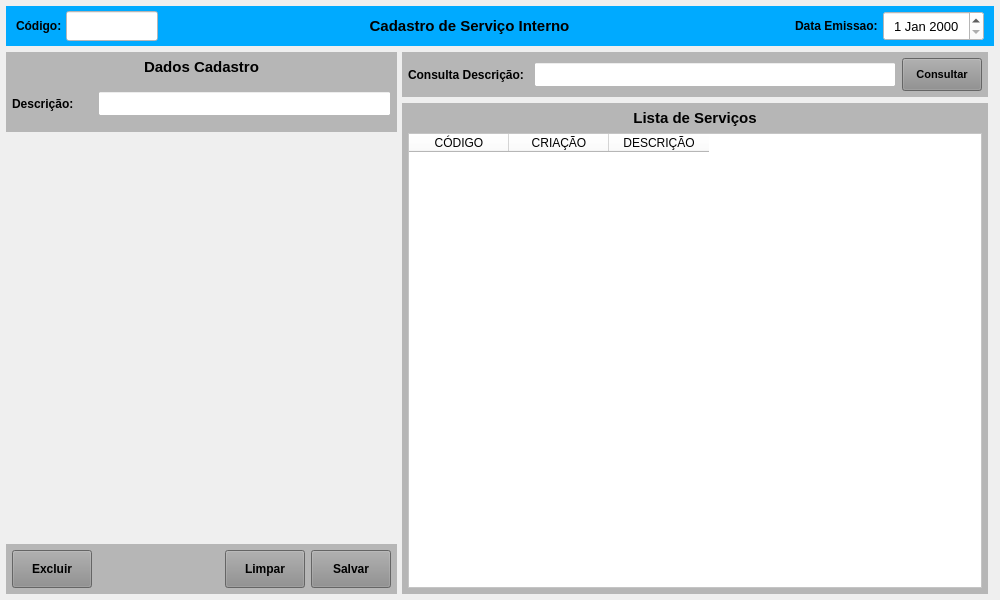
<?xml version="1.0" encoding="UTF-8"?>
<ui version="4.0">
 <class>MainWindow</class>
 <widget class="QMainWindow" name="MainWindow">
  <property name="geometry">
   <rect>
    <x>0</x>
    <y>0</y>
    <width>1000</width>
    <height>600</height>
   </rect>
  </property>
  <property name="windowTitle">
   <string>Cadastro de Serviço Interno</string>
  </property>
  <property name="styleSheet">
   <string notr="true"/>
  </property>
  <widget class="QWidget" name="centralwidget">
   <layout class="QVBoxLayout" name="verticalLayout">
    <property name="spacing">
     <number>6</number>
    </property>
    <property name="leftMargin">
     <number>6</number>
    </property>
    <property name="topMargin">
     <number>6</number>
    </property>
    <property name="rightMargin">
     <number>6</number>
    </property>
    <property name="bottomMargin">
     <number>6</number>
    </property>
    <item>
     <widget class="QWidget" name="widget" native="true">
      <property name="minimumSize">
       <size>
        <width>0</width>
        <height>40</height>
       </size>
      </property>
      <property name="maximumSize">
       <size>
        <width>16777215</width>
        <height>40</height>
       </size>
      </property>
      <property name="styleSheet">
       <string notr="true">background-color: rgb(0, 170, 255);</string>
      </property>
      <layout class="QHBoxLayout" name="horizontalLayout">
       <property name="spacing">
        <number>2</number>
       </property>
       <property name="leftMargin">
        <number>10</number>
       </property>
       <property name="topMargin">
        <number>5</number>
       </property>
       <property name="rightMargin">
        <number>10</number>
       </property>
       <property name="bottomMargin">
        <number>5</number>
       </property>
       <item>
        <widget class="QLabel" name="label_4">
         <property name="minimumSize">
          <size>
           <width>48</width>
           <height>0</height>
          </size>
         </property>
         <property name="maximumSize">
          <size>
           <width>48</width>
           <height>16777215</height>
          </size>
         </property>
         <property name="font">
          <font>
           <pointsize>9</pointsize>
           <weight>75</weight>
           <bold>true</bold>
          </font>
         </property>
         <property name="styleSheet">
          <string notr="true"/>
         </property>
         <property name="text">
          <string>Código:</string>
         </property>
         <property name="alignment">
          <set>Qt::AlignLeading|Qt::AlignLeft|Qt::AlignVCenter</set>
         </property>
        </widget>
       </item>
       <item>
        <widget class="QLineEdit" name="line_Num">
         <property name="sizePolicy">
          <sizepolicy hsizetype="Preferred" vsizetype="Preferred">
           <horstretch>0</horstretch>
           <verstretch>0</verstretch>
          </sizepolicy>
         </property>
         <property name="minimumSize">
          <size>
           <width>92</width>
           <height>0</height>
          </size>
         </property>
         <property name="maximumSize">
          <size>
           <width>92</width>
           <height>16777215</height>
          </size>
         </property>
         <property name="font">
          <font>
           <pointsize>12</pointsize>
          </font>
         </property>
         <property name="styleSheet">
          <string notr="true">background-color: rgb(255, 255, 255);</string>
         </property>
         <property name="inputMask">
          <string/>
         </property>
         <property name="text">
          <string/>
         </property>
         <property name="frame">
          <bool>true</bool>
         </property>
         <property name="echoMode">
          <enum>QLineEdit::Normal</enum>
         </property>
         <property name="alignment">
          <set>Qt::AlignCenter</set>
         </property>
         <property name="dragEnabled">
          <bool>false</bool>
         </property>
         <property name="placeholderText">
          <string/>
         </property>
        </widget>
       </item>
       <item>
        <widget class="QLabel" name="label_13">
         <property name="sizePolicy">
          <sizepolicy hsizetype="Preferred" vsizetype="Preferred">
           <horstretch>0</horstretch>
           <verstretch>0</verstretch>
          </sizepolicy>
         </property>
         <property name="minimumSize">
          <size>
           <width>0</width>
           <height>0</height>
          </size>
         </property>
         <property name="font">
          <font>
           <pointsize>11</pointsize>
           <weight>75</weight>
           <bold>true</bold>
          </font>
         </property>
         <property name="styleSheet">
          <string notr="true"/>
         </property>
         <property name="text">
          <string>Cadastro de Serviço Interno</string>
         </property>
         <property name="alignment">
          <set>Qt::AlignCenter</set>
         </property>
        </widget>
       </item>
       <item>
        <widget class="QLabel" name="label_11">
         <property name="sizePolicy">
          <sizepolicy hsizetype="Preferred" vsizetype="Preferred">
           <horstretch>0</horstretch>
           <verstretch>0</verstretch>
          </sizepolicy>
         </property>
         <property name="minimumSize">
          <size>
           <width>100</width>
           <height>0</height>
          </size>
         </property>
         <property name="maximumSize">
          <size>
           <width>100</width>
           <height>16777215</height>
          </size>
         </property>
         <property name="font">
          <font>
           <pointsize>9</pointsize>
           <weight>75</weight>
           <bold>true</bold>
          </font>
         </property>
         <property name="styleSheet">
          <string notr="true"/>
         </property>
         <property name="text">
          <string>Data Emissao: </string>
         </property>
         <property name="alignment">
          <set>Qt::AlignRight|Qt::AlignTrailing|Qt::AlignVCenter</set>
         </property>
        </widget>
       </item>
       <item>
        <widget class="QDateEdit" name="date_Emissao">
         <property name="sizePolicy">
          <sizepolicy hsizetype="Preferred" vsizetype="Preferred">
           <horstretch>0</horstretch>
           <verstretch>0</verstretch>
          </sizepolicy>
         </property>
         <property name="minimumSize">
          <size>
           <width>101</width>
           <height>0</height>
          </size>
         </property>
         <property name="maximumSize">
          <size>
           <width>101</width>
           <height>16777215</height>
          </size>
         </property>
         <property name="font">
          <font>
           <pointsize>10</pointsize>
          </font>
         </property>
         <property name="styleSheet">
          <string notr="true">background-color: rgb(255, 255, 255);</string>
         </property>
         <property name="alignment">
          <set>Qt::AlignCenter</set>
         </property>
        </widget>
       </item>
      </layout>
     </widget>
    </item>
    <item>
     <widget class="QWidget" name="widget_2" native="true">
      <property name="styleSheet">
       <string notr="true"/>
      </property>
      <layout class="QHBoxLayout" name="horizontalLayout_3">
       <property name="spacing">
        <number>5</number>
       </property>
       <property name="leftMargin">
        <number>0</number>
       </property>
       <property name="topMargin">
        <number>0</number>
       </property>
       <property name="rightMargin">
        <number>0</number>
       </property>
       <property name="bottomMargin">
        <number>0</number>
       </property>
       <item>
        <widget class="QWidget" name="widget_4" native="true">
         <property name="minimumSize">
          <size>
           <width>391</width>
           <height>0</height>
          </size>
         </property>
         <property name="maximumSize">
          <size>
           <width>391</width>
           <height>16777215</height>
          </size>
         </property>
         <property name="styleSheet">
          <string notr="true"/>
         </property>
         <layout class="QVBoxLayout" name="verticalLayout_2">
          <property name="spacing">
           <number>5</number>
          </property>
          <property name="leftMargin">
           <number>0</number>
          </property>
          <property name="topMargin">
           <number>0</number>
          </property>
          <property name="rightMargin">
           <number>0</number>
          </property>
          <property name="bottomMargin">
           <number>0</number>
          </property>
          <item>
           <widget class="QWidget" name="widget_6" native="true">
            <property name="minimumSize">
             <size>
              <width>0</width>
              <height>80</height>
             </size>
            </property>
            <property name="maximumSize">
             <size>
              <width>16777215</width>
              <height>80</height>
             </size>
            </property>
            <property name="styleSheet">
             <string notr="true">background-color: rgb(182, 182, 182);</string>
            </property>
            <layout class="QVBoxLayout" name="verticalLayout_3">
             <property name="leftMargin">
              <number>6</number>
             </property>
             <property name="topMargin">
              <number>6</number>
             </property>
             <property name="rightMargin">
              <number>6</number>
             </property>
             <property name="bottomMargin">
              <number>6</number>
             </property>
             <item>
              <widget class="QLabel" name="label_2">
               <property name="minimumSize">
                <size>
                 <width>0</width>
                 <height>18</height>
                </size>
               </property>
               <property name="maximumSize">
                <size>
                 <width>16777215</width>
                 <height>18</height>
                </size>
               </property>
               <property name="font">
                <font>
                 <pointsize>11</pointsize>
                 <weight>75</weight>
                 <bold>true</bold>
                </font>
               </property>
               <property name="text">
                <string>Dados Cadastro</string>
               </property>
               <property name="alignment">
                <set>Qt::AlignCenter</set>
               </property>
              </widget>
             </item>
             <item>
              <widget class="QWidget" name="widget_8" native="true">
               <layout class="QHBoxLayout" name="horizontalLayout_4">
                <property name="leftMargin">
                 <number>0</number>
                </property>
                <property name="topMargin">
                 <number>0</number>
                </property>
                <property name="rightMargin">
                 <number>0</number>
                </property>
                <property name="bottomMargin">
                 <number>0</number>
                </property>
                <item>
                 <widget class="QLabel" name="label_24">
                  <property name="minimumSize">
                   <size>
                    <width>80</width>
                    <height>0</height>
                   </size>
                  </property>
                  <property name="maximumSize">
                   <size>
                    <width>80</width>
                    <height>16777215</height>
                   </size>
                  </property>
                  <property name="font">
                   <font>
                    <pointsize>9</pointsize>
                    <weight>75</weight>
                    <bold>true</bold>
                   </font>
                  </property>
                  <property name="text">
                   <string>Descrição:</string>
                  </property>
                  <property name="alignment">
                   <set>Qt::AlignLeading|Qt::AlignLeft|Qt::AlignVCenter</set>
                  </property>
                 </widget>
                </item>
                <item>
                 <widget class="QLineEdit" name="line_Descricao">
                  <property name="sizePolicy">
                   <sizepolicy hsizetype="Preferred" vsizetype="Preferred">
                    <horstretch>0</horstretch>
                    <verstretch>0</verstretch>
                   </sizepolicy>
                  </property>
                  <property name="minimumSize">
                   <size>
                    <width>0</width>
                    <height>25</height>
                   </size>
                  </property>
                  <property name="maximumSize">
                   <size>
                    <width>16777215</width>
                    <height>25</height>
                   </size>
                  </property>
                  <property name="font">
                   <font>
                    <pointsize>9</pointsize>
                   </font>
                  </property>
                  <property name="styleSheet">
                   <string notr="true">background-color: rgb(255, 255, 255);</string>
                  </property>
                  <property name="text">
                   <string/>
                  </property>
                  <property name="maxLength">
                   <number>45</number>
                  </property>
                  <property name="alignment">
                   <set>Qt::AlignLeading|Qt::AlignLeft|Qt::AlignVCenter</set>
                  </property>
                 </widget>
                </item>
               </layout>
              </widget>
             </item>
            </layout>
           </widget>
          </item>
          <item>
           <widget class="QWidget" name="widget_7" native="true"/>
          </item>
          <item>
           <widget class="QWidget" name="widget_3" native="true">
            <property name="minimumSize">
             <size>
              <width>0</width>
              <height>50</height>
             </size>
            </property>
            <property name="maximumSize">
             <size>
              <width>16777215</width>
              <height>50</height>
             </size>
            </property>
            <property name="styleSheet">
             <string notr="true">background-color: rgb(182, 182, 182);</string>
            </property>
            <layout class="QHBoxLayout" name="horizontalLayout_2">
             <property name="spacing">
              <number>6</number>
             </property>
             <property name="leftMargin">
              <number>6</number>
             </property>
             <property name="topMargin">
              <number>6</number>
             </property>
             <property name="rightMargin">
              <number>6</number>
             </property>
             <property name="bottomMargin">
              <number>6</number>
             </property>
             <item>
              <widget class="QPushButton" name="btn_Excluir">
               <property name="sizePolicy">
                <sizepolicy hsizetype="Fixed" vsizetype="Preferred">
                 <horstretch>0</horstretch>
                 <verstretch>0</verstretch>
                </sizepolicy>
               </property>
               <property name="maximumSize">
                <size>
                 <width>80</width>
                 <height>16777215</height>
                </size>
               </property>
               <property name="font">
                <font>
                 <pointsize>9</pointsize>
                 <weight>75</weight>
                 <bold>true</bold>
                </font>
               </property>
               <property name="cursor">
                <cursorShape>PointingHandCursor</cursorShape>
               </property>
               <property name="layoutDirection">
                <enum>Qt::LeftToRight</enum>
               </property>
               <property name="autoFillBackground">
                <bool>false</bool>
               </property>
               <property name="styleSheet">
                <string notr="true">background-color: rgb(141, 141, 141);</string>
               </property>
               <property name="text">
                <string>Excluir</string>
               </property>
               <property name="checkable">
                <bool>false</bool>
               </property>
               <property name="autoDefault">
                <bool>false</bool>
               </property>
               <property name="default">
                <bool>false</bool>
               </property>
               <property name="flat">
                <bool>false</bool>
               </property>
              </widget>
             </item>
             <item>
              <widget class="QLabel" name="label">
               <property name="text">
                <string/>
               </property>
              </widget>
             </item>
             <item>
              <widget class="QPushButton" name="btn_Limpar">
               <property name="sizePolicy">
                <sizepolicy hsizetype="Fixed" vsizetype="Preferred">
                 <horstretch>0</horstretch>
                 <verstretch>0</verstretch>
                </sizepolicy>
               </property>
               <property name="maximumSize">
                <size>
                 <width>80</width>
                 <height>16777215</height>
                </size>
               </property>
               <property name="font">
                <font>
                 <pointsize>9</pointsize>
                 <weight>75</weight>
                 <bold>true</bold>
                </font>
               </property>
               <property name="cursor">
                <cursorShape>PointingHandCursor</cursorShape>
               </property>
               <property name="layoutDirection">
                <enum>Qt::LeftToRight</enum>
               </property>
               <property name="autoFillBackground">
                <bool>false</bool>
               </property>
               <property name="styleSheet">
                <string notr="true">background-color: rgb(141, 141, 141);</string>
               </property>
               <property name="text">
                <string>Limpar</string>
               </property>
               <property name="checkable">
                <bool>false</bool>
               </property>
               <property name="autoDefault">
                <bool>false</bool>
               </property>
               <property name="default">
                <bool>false</bool>
               </property>
               <property name="flat">
                <bool>false</bool>
               </property>
              </widget>
             </item>
             <item>
              <widget class="QPushButton" name="btn_Salvar">
               <property name="sizePolicy">
                <sizepolicy hsizetype="Fixed" vsizetype="Preferred">
                 <horstretch>0</horstretch>
                 <verstretch>0</verstretch>
                </sizepolicy>
               </property>
               <property name="maximumSize">
                <size>
                 <width>80</width>
                 <height>16777215</height>
                </size>
               </property>
               <property name="font">
                <font>
                 <pointsize>9</pointsize>
                 <weight>75</weight>
                 <bold>true</bold>
                </font>
               </property>
               <property name="cursor">
                <cursorShape>PointingHandCursor</cursorShape>
               </property>
               <property name="styleSheet">
                <string notr="true">background-color: rgb(141, 141, 141);</string>
               </property>
               <property name="text">
                <string>Salvar</string>
               </property>
              </widget>
             </item>
            </layout>
           </widget>
          </item>
         </layout>
        </widget>
       </item>
       <item>
        <widget class="QWidget" name="widget_5" native="true">
         <property name="styleSheet">
          <string notr="true"/>
         </property>
         <layout class="QVBoxLayout" name="verticalLayout_5">
          <property name="leftMargin">
           <number>0</number>
          </property>
          <property name="topMargin">
           <number>0</number>
          </property>
          <property name="rightMargin">
           <number>6</number>
          </property>
          <property name="bottomMargin">
           <number>0</number>
          </property>
          <item>
           <widget class="QWidget" name="widget_12" native="true">
            <property name="maximumSize">
             <size>
              <width>16777215</width>
              <height>45</height>
             </size>
            </property>
            <property name="sizeIncrement">
             <size>
              <width>0</width>
              <height>45</height>
             </size>
            </property>
            <property name="styleSheet">
             <string notr="true">background-color: rgb(182, 182, 182);</string>
            </property>
            <layout class="QHBoxLayout" name="horizontalLayout_7">
             <property name="leftMargin">
              <number>6</number>
             </property>
             <property name="topMargin">
              <number>6</number>
             </property>
             <property name="rightMargin">
              <number>6</number>
             </property>
             <property name="bottomMargin">
              <number>6</number>
             </property>
             <item>
              <widget class="QLabel" name="label_6">
               <property name="minimumSize">
                <size>
                 <width>120</width>
                 <height>0</height>
                </size>
               </property>
               <property name="maximumSize">
                <size>
                 <width>120</width>
                 <height>16777215</height>
                </size>
               </property>
               <property name="font">
                <font>
                 <pointsize>9</pointsize>
                 <weight>75</weight>
                 <bold>true</bold>
                </font>
               </property>
               <property name="text">
                <string>Consulta Descrição:</string>
               </property>
               <property name="alignment">
                <set>Qt::AlignLeading|Qt::AlignLeft|Qt::AlignVCenter</set>
               </property>
              </widget>
             </item>
             <item>
              <widget class="QLineEdit" name="line_Consulta">
               <property name="sizePolicy">
                <sizepolicy hsizetype="Preferred" vsizetype="Preferred">
                 <horstretch>0</horstretch>
                 <verstretch>0</verstretch>
                </sizepolicy>
               </property>
               <property name="minimumSize">
                <size>
                 <width>0</width>
                 <height>25</height>
                </size>
               </property>
               <property name="maximumSize">
                <size>
                 <width>16777215</width>
                 <height>25</height>
                </size>
               </property>
               <property name="font">
                <font>
                 <pointsize>9</pointsize>
                </font>
               </property>
               <property name="styleSheet">
                <string notr="true">background-color: rgb(255, 255, 255);</string>
               </property>
               <property name="inputMask">
                <string/>
               </property>
               <property name="alignment">
                <set>Qt::AlignLeading|Qt::AlignLeft|Qt::AlignVCenter</set>
               </property>
              </widget>
             </item>
             <item>
              <widget class="QPushButton" name="btn_Consulta">
               <property name="sizePolicy">
                <sizepolicy hsizetype="Preferred" vsizetype="Preferred">
                 <horstretch>0</horstretch>
                 <verstretch>0</verstretch>
                </sizepolicy>
               </property>
               <property name="minimumSize">
                <size>
                 <width>80</width>
                 <height>0</height>
                </size>
               </property>
               <property name="maximumSize">
                <size>
                 <width>80</width>
                 <height>16777215</height>
                </size>
               </property>
               <property name="font">
                <font>
                 <pointsize>8</pointsize>
                 <weight>75</weight>
                 <bold>true</bold>
                </font>
               </property>
               <property name="cursor">
                <cursorShape>PointingHandCursor</cursorShape>
               </property>
               <property name="layoutDirection">
                <enum>Qt::LeftToRight</enum>
               </property>
               <property name="autoFillBackground">
                <bool>false</bool>
               </property>
               <property name="styleSheet">
                <string notr="true">background-color: rgb(141, 141, 141);</string>
               </property>
               <property name="text">
                <string>Consultar</string>
               </property>
               <property name="checkable">
                <bool>false</bool>
               </property>
               <property name="autoDefault">
                <bool>false</bool>
               </property>
               <property name="default">
                <bool>false</bool>
               </property>
               <property name="flat">
                <bool>false</bool>
               </property>
              </widget>
             </item>
            </layout>
           </widget>
          </item>
          <item>
           <widget class="QWidget" name="widget_11" native="true">
            <property name="styleSheet">
             <string notr="true">background-color: rgb(182, 182, 182);</string>
            </property>
            <layout class="QVBoxLayout" name="verticalLayout_4">
             <property name="leftMargin">
              <number>6</number>
             </property>
             <property name="topMargin">
              <number>6</number>
             </property>
             <property name="rightMargin">
              <number>6</number>
             </property>
             <property name="bottomMargin">
              <number>6</number>
             </property>
             <item>
              <widget class="QLabel" name="label_5">
               <property name="minimumSize">
                <size>
                 <width>0</width>
                 <height>18</height>
                </size>
               </property>
               <property name="maximumSize">
                <size>
                 <width>16777215</width>
                 <height>18</height>
                </size>
               </property>
               <property name="font">
                <font>
                 <pointsize>11</pointsize>
                 <weight>75</weight>
                 <bold>true</bold>
                </font>
               </property>
               <property name="text">
                <string>Lista de Serviços</string>
               </property>
               <property name="alignment">
                <set>Qt::AlignCenter</set>
               </property>
              </widget>
             </item>
             <item>
              <widget class="QTableWidget" name="table_Lista">
               <property name="sizePolicy">
                <sizepolicy hsizetype="Preferred" vsizetype="Preferred">
                 <horstretch>0</horstretch>
                 <verstretch>0</verstretch>
                </sizepolicy>
               </property>
               <property name="font">
                <font>
                 <pointsize>9</pointsize>
                </font>
               </property>
               <property name="styleSheet">
                <string notr="true">background-color: rgb(255, 255, 255);</string>
               </property>
               <attribute name="verticalHeaderDefaultSectionSize">
                <number>0</number>
               </attribute>
               <attribute name="verticalHeaderMinimumSectionSize">
                <number>0</number>
               </attribute>
               <column>
                <property name="text">
                 <string>CÓDIGO</string>
                </property>
               </column>
               <column>
                <property name="text">
                 <string>CRIAÇÃO</string>
                </property>
               </column>
               <column>
                <property name="text">
                 <string>DESCRIÇÃO</string>
                </property>
               </column>
              </widget>
             </item>
            </layout>
           </widget>
          </item>
         </layout>
        </widget>
       </item>
      </layout>
     </widget>
    </item>
   </layout>
  </widget>
 </widget>
 <resources/>
 <connections/>
</ui>
